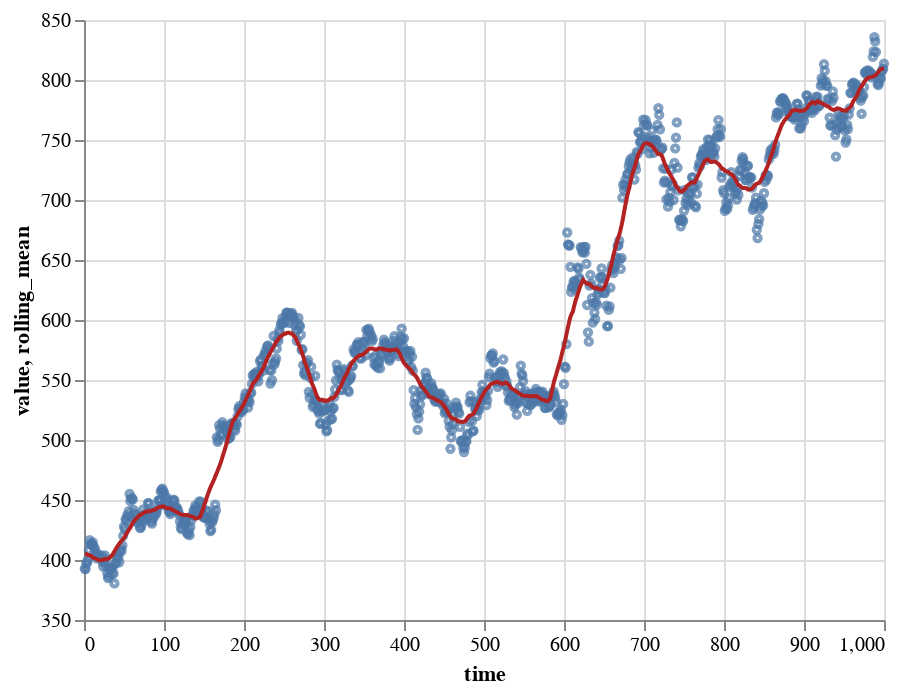

Source (notebook cell):
### Markdown cell above
### Altair

### Code cell
line = alt.Chart(dataset).mark_line().transform_window(
    rolling_mean='mean(value)',
    frame=[-20, 20]
).encode(
    x='time',
    y='rolling_mean:Q',
    color=alt.value("firebrick"),
    size=alt.value(2)
)

points = alt.Chart(dataset).mark_point().encode(
    alt.X('time'),
    alt.Y('value', scale=alt.Scale(zero=False)),
    size=alt.value(10)
)

points + line

### Figure 1 — Vega-Lite specification as saved in the notebook (floating-point values rounded to 4 significant figures; data arrays with more than 128 entries replaced by an {"elided": "..."} marker saying what was removed)
{"config": {"view": {"continuousWidth": 400, "continuousHeight": 300}}, "layer": [{"mark": "point", "encoding": {"size": {"value": 10}, "x": {"type": "quantitative", "field": "time"}, "y": {"type": "quantitative", "field": "value", "scale": {"zero": false}}}}, {"mark": "line", "encoding": {"color": {"value": "firebrick"}, "size": {"value": 2}, "x": {"type": "quantitative", "field": "time"}, "y": {"type": "quantitative", "field": "rolling_mean"}}, "transform": [{"window": [{"op": "mean", "field": "value", "as": "rolling_mean"}], "frame": [-20, 20]}]}], "data": {"name": "data-59cb4959cb920862920e0eb3c4feca38"}, "$schema": "https://vega.github.io/schema/vega-lite/v4.8.1.json", "datasets": {"data-59cb4959cb920862920e0eb3c4feca38": {"elided": "1000 records"}}}
